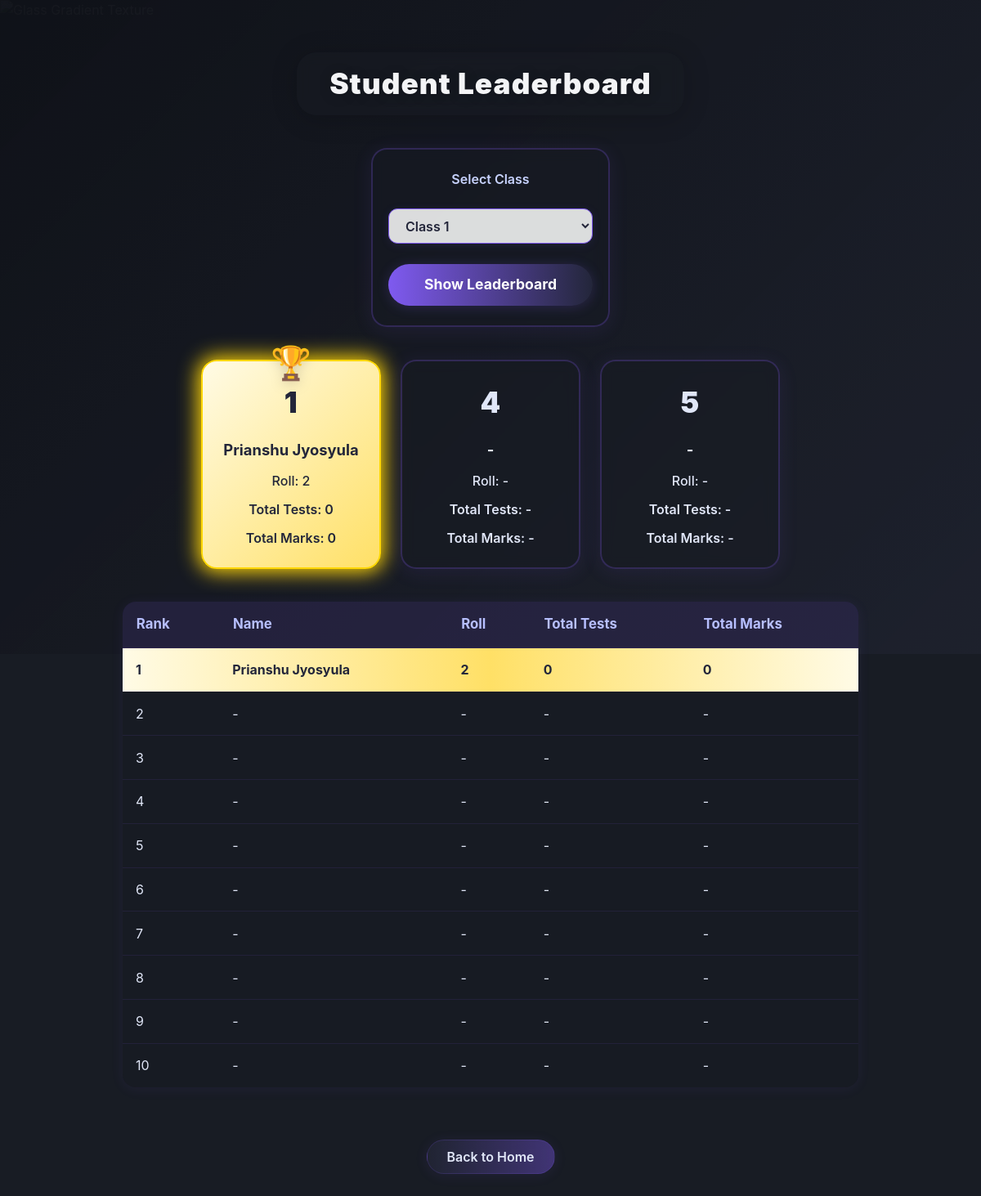
Page /admin/studentleads (signed in) on the committed database.
### app/models.py (models this page shows)
class Profile(db.Model):
    __tablename__ = 'profiles'
    id = db.Column(db.Integer, primary_key=True)
    user_id = db.Column(db.Integer, db.ForeignKey('users.id'), unique=True)
    full_name = db.Column(db.String(120), nullable=False)
    parent_name = db.Column(db.String(120), nullable=False)
    parent_phone = db.Column(db.String(20), nullable=False)
    student_phone = db.Column(db.String(20), nullable=False)
    student_class = db.Column(db.String(20), nullable=False)
    school_name = db.Column(db.String(120), nullable=False)
    roll_number = db.Column(db.Integer, unique=True)
    last_seen_pdf_id = db.Column(db.Integer, default=0)
    last_seen_test_id = db.Column(db.Integer, default=0)
    last_seen_notification_id = db.Column(db.Integer, default=0)
    profile_pic = db.Column(db.String(256))
    pending_popup = db.Column(db.Text)  # One-time popup message for the student

### app/routes/admin.py (the view)
@admin_bp.route('/studentleads', methods=['GET', 'POST'])
@login_required
def studentleads():
    if not current_user.is_admin:
        return redirect(url_for('student.home'))
    selected_class = request.form.get('selected_class', '1')
    class_profiles = Profile.query.filter_by(student_class=selected_class).all()
    leaderboard = []
    for p in class_profiles:
        total = db.session.query(db.func.coalesce(db.func.sum(Mark.marks_obtained), 0)).filter(Mark.user_id == p.user_id).scalar()
        total_tests = db.session.query(db.func.count(Mark.id)).filter(Mark.user_id == p.user_id).scalar()
        leaderboard.append({'name': p.full_name, 'roll_number': p.roll_number, 'total': total, 'total_tests': total_tests})
    leaderboard = sorted(leaderboard, key=lambda x: x['total'], reverse=True)
    return render_template('admin/studentleads.html', leaderboard=leaderboard, selected_class=selected_class)

### app/__init__.py (called while the page is built)
def create_app():
    app = Flask(__name__)
    app.config.from_object(Config)
    db.init_app(app)
    login_manager.init_app(app)
    csrf.init_app(app)
    migrate.init_app(app, db)
    socketio.init_app(app)
    mail.init_app(app)
    from app.models import User
    @login_manager.user_loader
    def load_user(user_id):
        return User.query.get(int(user_id))
    from app.utils import assign_monthly_dues
    @app.before_request
    def before_any_request():
        assign_monthly_dues()
    from app.routes.student import student_bp
    from app.routes.admin import admin_bp
    from app.routes.main import main_bp
    app.register_blueprint(student_bp, url_prefix="/student")
    app.register_blueprint(admin_bp, url_prefix="/admin")
    app.register_blueprint(main_bp)
    return app

### app/templates/admin/studentleads.html (shortened to what this page needs)
{% extends 'shared/base.html' %}
{% block content %}
<img src="https://images.unsplash.com/photo-1687618049680-3b334671044c?w=600&auto=format&fit=crop&q=60&ixlib=rb-4.1.0&ixid=M3wxMjA3fDB8MHxzZWFyY2h8MjB8fGdyYWRpZW50JTIwZ2xhc3N8ZW58MHx8MHx8fDA%3D" alt="Glass Gradient Texture" class="bg-texture" />
<div class="bg-glass-gradient"></div>
<div class="bg-overlay"></div>
<div class="w-full min-h-screen flex flex-col items-center justify-start py-8 px-2 relative" style="z-index:3;">
  <div class="classy-heading">
    <div class="classy-heading-bar">
      <span class="classy-heading-text">Student Leaderboard</span>
    </div>
  </div>
  <form method="post" class="leaderboard-form mb-8">
    <label for="selected_class" class="mb-2 font-semibold text-indigo-200">Select Class</label>
    <select name="selected_class" id="selected_class">
      {% for i in range(1, 13) %}
        <option value="{{ i }}" {% if selected_class == i|string %}selected{% endif %}>Class {{ i }}</option>
      {% endfor %}
    </select>
    <button type="submit">Show Leaderboard</button>
  </form>
  {% if leaderboard %}
    <div class="leaderboard-cards">
      {% for student in leaderboard[:3] %}
        <div class="leader-card {% if loop.index == 1 %}gold{% elif loop.index == 2 %}silver{% elif loop.index == 3 %}bronze{% endif %}">
          {% if loop.index == 1 %}
            <span class="leader-icon">🏆</span>
          {% elif loop.index == 2 %}
            <span class="leader-icon">🥈</span>
          {% elif loop.index == 3 %}
            <span class="leader-icon">🥉</span>
          {% endif %}
          <div class="leader-rank">{{ loop.index }}</div>
          <div class="leader-name">{{ student.name if student.name else '-' }}</div>
          <div class="leader-roll">Roll: {{ student.roll_number if student.roll_number else '-' }}</div>
          <div class="leader-tests">Total Tests: {{ student.total_tests if student.total_tests is defined else '-' }}</div>
          <div class="leader-marks">Total Marks: {{ student.total if student.total is defined else '-' }}</div>
        </div>
      {% endfor %}
      {% for i in range(3, 3 + (3 - leaderboard[:3]|length)) %}
        <div class="leader-card">
          <div class="leader-rank">{{ i+1 }}</div>
          <div class="leader-name">-</div>
          <div class="leader-roll">Roll: -</div>
          <div class="leader-tests">Total Tests: -</div>
          <div class="leader-marks">Total Marks: -</div>
        </div>
      {% endfor %}
    </div>
    <table class="leaderboard-table">
      <thead>
        <tr>
          <th>Rank</th>
          <th>Name</th>
          <th>Roll</th>
          <th>Total Tests</th>
          <th>Total Marks</th>
        </tr>
      </thead>
      <tbody>
        {% for student in leaderboard[:10] %}
        <tr {% if loop.index == 1 %}style="background:linear-gradient(90deg,#fffbe6,#ffe066,#fffbe6);color:#23263a;font-weight:700;"{% elif loop.index == 2 %}style="background:linear-gradient(90deg,#f8fafc,#bfc1c6,#f8fafc);color:#23263a;font-weight:700;"{% elif loop.index == 3 %}style="background:linear-gradient(90deg,#fff4e6,#cd7f32,#fff4e6);color:#23263a;font-weight:700;"{% endif %}>
          <td>{{ loop.index }}</td>
          <td>{{ student.name if student.name else '-' }}</td>
          <td>{{ student.roll_number if student.roll_number else '-' }}</td>
          <td>{{ student.total_tests if student.total_tests is defined else '-' }}</td>
          <td>{{ student.total if student.total is defined else '-' }}</td>
        </tr>
        {% endfor %}
        {% for i in range(leaderboard|length+1, 11) %}
        <tr>
          <td>{{ i }}</td>
          <td>-</td>
          <td>-</td>
          <td>-</td>
          <td>-</td>
        </tr>
        {% endfor %}
      </tbody>
    </table>
    <div class="w-full text-center mt-8 mb-4">
      <a href="{{ url_for('admin.home1') }}" class="back-btn-glass">Back to Home</a>
    </div>
  {% endif %}
</div>
{% endblock %}

### app/templates/shared/base.html (style rules this page uses)
html, body { background-color: #1f2937 !important; min-height: 100vh; }

### rows in the picture
Profile: full_name "Prianshu Jyosyula", roll_number "2", total_tests "0", total "0"

### other values in the picture
{{ i+1 }} "4" "5"
{{ i }} "2" "3" "4" "5" "6" "7" "8" "9" "10"
